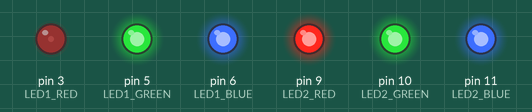
Recording of a sketch running on a simulated Arduino Uno, built with avr-gcc and run on an emulated ATmega328P. Shown: output pins drawn as LEDs (lit = HIGH).

Above: at 0.1 s.
At 1.3 s:
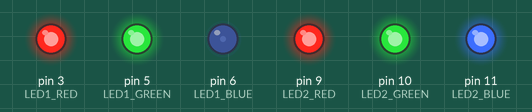
At 2.3 s:
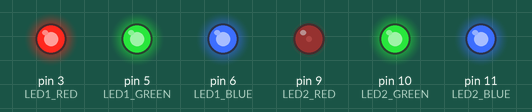
At 4.55 s:
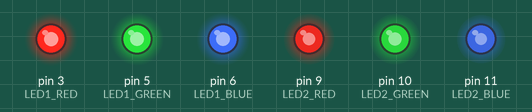
At 20.96 s:
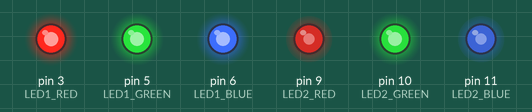
At 39.58 s:
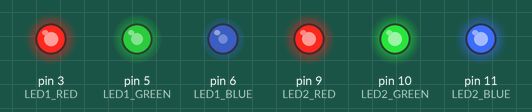
Timing chart, 0 to 40.0 s (numbered marks = the images above):
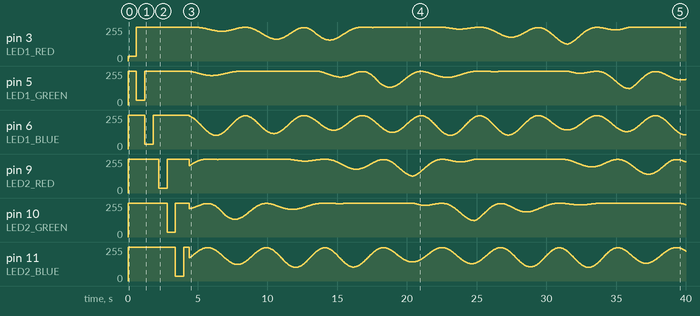

The sketch:

BreathingMushroom.ino
```cpp
// Breathing Mushroom — adapted for Caitria's setup, Oct 25 2026
// Board for prototype: genuine Arduino Uno R3 (already working today)
// LEDs: CHANZON 5mm clear RGB, COMMON ANODE (confirmed from bag photo Oct 25)
//   Common (longest leg) of EACH LED -> shared 5V hub strip on the board
//   Each colour leg -> its own 220 ohm resistor -> its own Uno pin
//   The Uno pins SINK current, so the code inverts the values (COMMON_ANODE = true)
// Resistors: 220 ohm x6 (from your taped "220" strip — NOT the 10M ohm bag)
//
// v4 (Oct 25 evening): SECOND RGB LED added.
//   LED 1: red ~3, green ~5, blue ~6      (rows 12-15, as built)
//   LED 2: red ~9, green ~10, blue ~11    (rows 18-21, same pattern)
// These are all six of the Uno's fading (PWM) pins — this is the
// direct-pin maximum for one Uno.
// The two mushrooms run the same colour journey and breathing, but
// LED 2 is offset by half a cycle on both, so the pair looks like two
// living things rather than one light mirrored. To make them match
// exactly instead, set both OFFSET values below to 0.
// Flash test now covers both LEDs in turn: LED 1 red/green/blue,
// then LED 2 red/green/blue, 600 ms each.

#include <math.h>

const byte LED1_RED = 3,  LED1_GREEN = 5,  LED1_BLUE = 6;
const byte LED2_RED = 9,  LED2_GREEN = 10, LED2_BLUE = 11;

const bool COMMON_ANODE = true;  // verified for your LEDs — do not set to false
const float BRIGHTNESS = 0.6;
const float BREATH_PERIOD = 4200.0;   // ~4.2 seconds per breath
const float COLOR_PERIOD  = 18000.0;  // ~18 seconds for the full colour journey

const unsigned long LED2_BREATH_OFFSET = 2100;  // half a breath behind LED 1
const unsigned long LED2_COLOR_OFFSET  = 9000;  // half the journey behind LED 1

void setChannel(byte pin, int value) {
  value = constrain(value, 0, 255);
  analogWrite(pin, COMMON_ANODE ? 255 - value : value);
}

void setLED(byte rPin, byte gPin, byte bPin, int r, int g, int b) {
  setChannel(rPin, r);
  setChannel(gPin, g);
  setChannel(bPin, b);
}

void flashTest(byte rPin, byte gPin, byte bPin) {
  setLED(rPin, gPin, bPin, 220, 0, 0);
  delay(600);
  setLED(rPin, gPin, bPin, 0, 220, 0);
  delay(600);
  setLED(rPin, gPin, bPin, 0, 0, 220);
  delay(600);
  setLED(rPin, gPin, bPin, 0, 0, 0);
  delay(400);
}

void setup() {
  pinMode(LED1_RED, OUTPUT);
  pinMode(LED1_GREEN, OUTPUT);
  pinMode(LED1_BLUE, OUTPUT);
  pinMode(LED2_RED, OUTPUT);
  pinMode(LED2_GREEN, OUTPUT);
  pinMode(LED2_BLUE, OUTPUT);
  setLED(LED1_RED, LED1_GREEN, LED1_BLUE, 0, 0, 0);
  setLED(LED2_RED, LED2_GREEN, LED2_BLUE, 0, 0, 0);

  // Power-on flash test: LED 1 red, green, blue — then LED 2 red,
  // green, blue. A colour that does not flash has a wiring fault on
  // that colour's row of that LED. The code has done its part.
  flashTest(LED1_RED, LED1_GREEN, LED1_BLUE);
  flashTest(LED2_RED, LED2_GREEN, LED2_BLUE);
}

// The colour journey: four stops, travelled in order, then back to the
// first. Each row is one stop: { red, green, blue }.
const int STOPS[4][3] = {
  {   0, 230, 210 },  // cyan        (green + blue, no red)
  {   0,  90, 255 },  // azure       (mostly blue)
  { 120,   0, 255 },  // violet      (blue + some red)
  { 215,   0, 185 }   // magenta-violet (red in front, blue turned down)
};

// Work out one LED's colour at a given moment and send it.
void runLED(byte rPin, byte gPin, byte bPin, unsigned long t) {
  float breathPhase = 2.0 * PI * (t % (unsigned long)BREATH_PERIOD) / BREATH_PERIOD;
  float breath = (sin(breathPhase - PI / 2.0) + 1.0) / 2.0;
  breath = 0.04 + 0.96 * breath;

  float pos = ((t % (unsigned long)COLOR_PERIOD) / COLOR_PERIOD) * 4.0;
  int from = (int)pos;
  int to = (from + 1) % 4;
  float frac = pos - from;

  int r = (int)((STOPS[from][0] + (STOPS[to][0] - STOPS[from][0]) * frac) * breath * BRIGHTNESS);
  int g = (int)((STOPS[from][1] + (STOPS[to][1] - STOPS[from][1]) * frac) * breath * BRIGHTNESS);
  int b = (int)((STOPS[from][2] + (STOPS[to][2] - STOPS[from][2]) * frac) * breath * BRIGHTNESS);

  setLED(rPin, gPin, bPin, r, g, b);
}

void loop() {
  unsigned long now = millis();
  runLED(LED1_RED, LED1_GREEN, LED1_BLUE, now);
  runLED(LED2_RED, LED2_GREEN, LED2_BLUE, now + LED2_COLOR_OFFSET + LED2_BREATH_OFFSET);
  delay(20);
}
```
